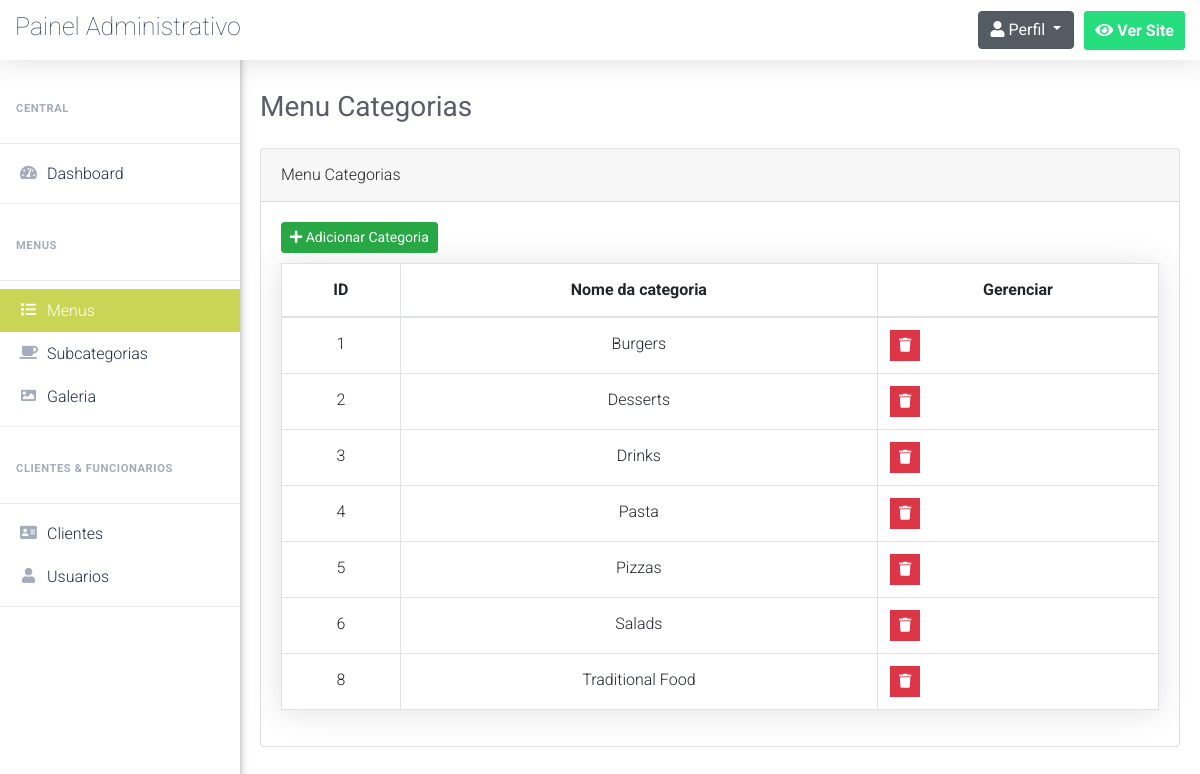
Screenshot of /admin/menu_categories.php with the database file from the repository.
### tables this page shows
CREATE TABLE `menu_categories` (
  `category_id` int(3) NOT NULL,
  `category_name` varchar(50) NOT NULL
);

### admin/menu_categories.php (the view, shortened to what this page needs)
<?php
	$pageTitle = 'Menu Categorias';
		include 'connect.php';
		include 'Includes/templates/header.php';
		include 'Includes/templates/navbar.php';
        ?>
        <?php
            $stmt = $con->prepare("SELECT * FROM menu_categories");
            $stmt->execute();
            $menu_categories = $stmt->fetchAll();
        ?>
            <div class="card">
                <div class="card-header">
                    <?php echo $pageTitle; ?>
                </div>
                <div class="card-body">
                	<button class="btn btn-success btn-sm" style="margin-bottom: 10px;" type="button" data-toggle="modal" data-target="#add_new_category" data-placement="top">
                    	<i class="fa fa-plus"></i>
                    	Adicionar Categoria
                	</button>
                    <table class="table table-bordered categories-table">
                        <thead>
                            <tr>
                                <th scope="col">ID</th>
                                <th scope="col">Nome da categoria</th>
                                <th scope="col">Gerenciar</th>
                            </tr>
                        </thead>
                        <tbody>
                            <?php
                                foreach($menu_categories as $category)
                                {
                                    echo "<tr>";
                                        echo "<td>";
                                            echo $category['category_id'];
                                        echo "</td>";
                                        echo "<td style = 'text-transform:capitalize'>";
                                            echo $category['category_name'];
                                        echo "</td>";
                                        echo "<td>";
                                                $delete_data = "delete_".$category["category_id"];
                                                ?>
                                                    <ul class="list-inline m-0">
                                                        <li class="list-inline-item" data-toggle="tooltip" title="Deletar">
                                                            <button class="btn btn-danger btn-sm rounded-0" type="button" data-toggle="modal" data-target="#<?php echo $delete_data; ?>" data-placement="top">
                                                            	<i class="fa fa-trash"></i>
                                                            </button>
                                                        </li>
                                                    </ul>
                                                <?php
                                        echo "</td>";
                                    echo "</tr>";
                                }
                            ?>
                        </tbody>
                    </table>
                </div>
            </div>
        <?php
        include 'Includes/templates/footer.php';
?>

### admin/Design/css/main.css (style rules this page uses)
ul { display: block; list-style: none; padding: 0; margin: 0; }
html { scroll-behavior: smooth; }
body { font-family: 'Roboto', sans-serif; font-size: 16px; line-height: 28px; font-weight: 300; }
.list-inline { display: flex; }

### admin/menu_categories.php (style rules this page uses)
.categories-table { -webkit-box-shadow: 0 .15rem 1.75rem 0 rgba(58,59,69,.15)!important; box-shadow: 0 .15rem 1.75rem 0 rgba(58,59,69,.15)!important; text-align: center; vertical-align: middle; }

### rows the page displays
menu_categories: category_id "1", category_name "Burgers"
menu_categories: category_id "2", category_name "Desserts"
menu_categories: category_id "3", category_name "Drinks"
menu_categories: category_id "4", category_name "Pasta"
menu_categories: category_id "5", category_name "Pizzas"
menu_categories: category_id "6", category_name "Salads"
menu_categories: category_id "8", category_name "Traditional Food"

### other values shown
$pageTitle "Menu Categorias"
